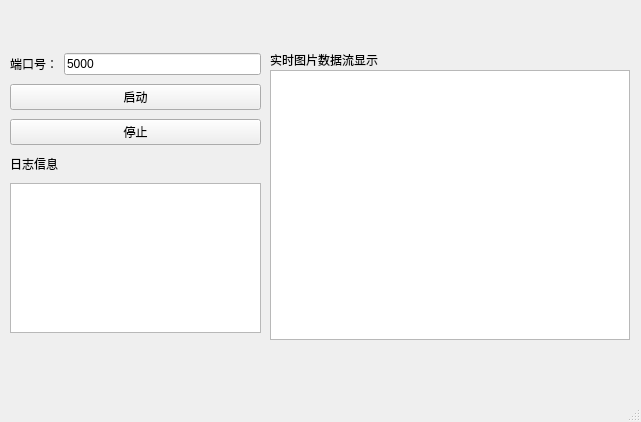
<?xml version="1.0" encoding="UTF-8"?>
<ui version="4.0">
 <class>MainWindow</class>
 <widget class="QMainWindow" name="MainWindow">
  <property name="geometry">
   <rect>
    <x>0</x>
    <y>0</y>
    <width>641</width>
    <height>422</height>
   </rect>
  </property>
  <property name="windowTitle">
   <string>MainWindow</string>
  </property>
  <widget class="QWidget" name="centralwidget">
   <widget class="QGraphicsView" name="imageView">
    <property name="geometry">
     <rect>
      <x>270</x>
      <y>70</y>
      <width>360</width>
      <height>270</height>
     </rect>
    </property>
   </widget>
   <widget class="QWidget" name="gridLayoutWidget">
    <property name="geometry">
     <rect>
      <x>10</x>
      <y>50</y>
      <width>251</width>
      <height>291</height>
     </rect>
    </property>
    <layout class="QGridLayout" name="gridLayout">
     <item row="0" column="0">
      <widget class="QLabel" name="label">
       <property name="text">
        <string>端口号：</string>
       </property>
      </widget>
     </item>
     <item row="4" column="0" colspan="2">
      <widget class="QLabel" name="label_2">
       <property name="maximumSize">
        <size>
         <width>16777215</width>
         <height>20</height>
        </size>
       </property>
       <property name="text">
        <string>日志信息</string>
       </property>
      </widget>
     </item>
     <item row="2" column="0" colspan="2">
      <widget class="QPushButton" name="runBtn">
       <property name="text">
        <string>启动</string>
       </property>
      </widget>
     </item>
     <item row="5" column="0" colspan="2">
      <widget class="QTextEdit" name="logOutput">
       <property name="maximumSize">
        <size>
         <width>16777215</width>
         <height>150</height>
        </size>
       </property>
       <property name="readOnly">
        <bool>true</bool>
       </property>
      </widget>
     </item>
     <item row="0" column="1">
      <widget class="QLineEdit" name="portInput">
       <property name="text">
        <string>5000</string>
       </property>
      </widget>
     </item>
     <item row="3" column="0" colspan="2">
      <widget class="QPushButton" name="closeBtn">
       <property name="styleSheet">
        <string notr="true">display: none</string>
       </property>
       <property name="text">
        <string>停止</string>
       </property>
      </widget>
     </item>
    </layout>
   </widget>
   <widget class="QLabel" name="label_3">
    <property name="geometry">
     <rect>
      <x>270</x>
      <y>50</y>
      <width>361</width>
      <height>19</height>
     </rect>
    </property>
    <property name="maximumSize">
     <size>
      <width>16777215</width>
      <height>16777215</height>
     </size>
    </property>
    <property name="text">
     <string>实时图片数据流显示</string>
    </property>
   </widget>
  </widget>
  <widget class="QMenuBar" name="menubar">
   <property name="geometry">
    <rect>
     <x>0</x>
     <y>0</y>
     <width>641</width>
     <height>22</height>
    </rect>
   </property>
  </widget>
  <widget class="QStatusBar" name="statusbar"/>
 </widget>
 <resources/>
 <connections/>
</ui>
